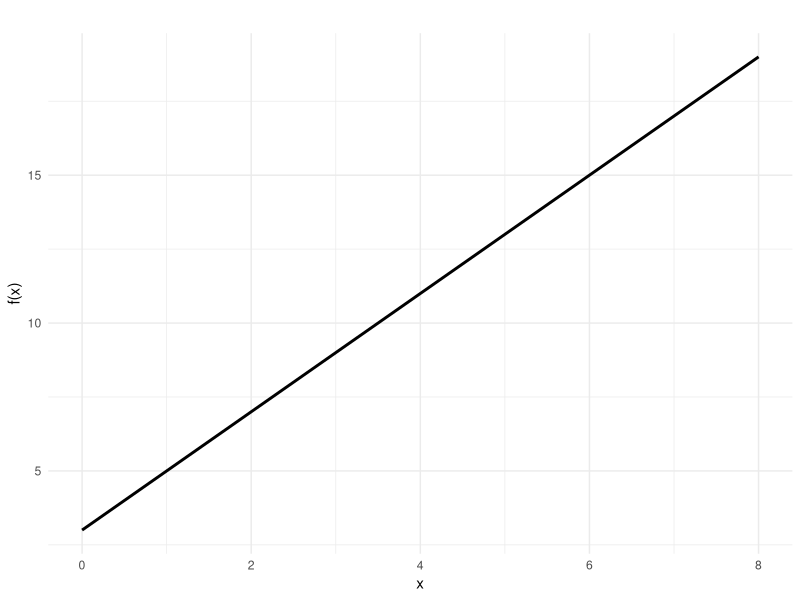

Here is the R script that generated this plot:
## ---- chunk 1
library(ggplot2)
library(tidyverse)

# Define the function
f <- function(x) {
  return(3 + 2 * x)
}

# Generate a data frame with x values and corresponding y values
data <- tibble(x = seq(0, 8, length.out = 5),
               y = f(x))

# Create the plot using ggplot
plot <- ggplot(data, aes(x = x, y = y)) +
  geom_line(linewidth=1) +
  labs(x = "x", y = "f(x)", title = "") +
  theme_minimal()

# Display the plot
print(plot)
